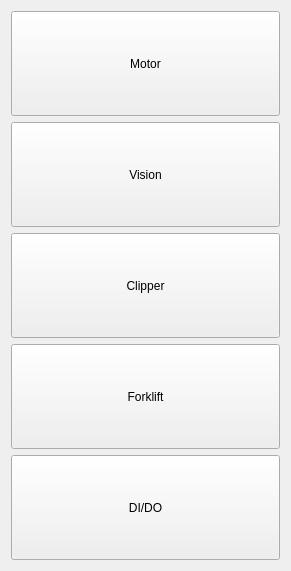
          <widget class="QWidget" name="ListOptionsWidget" native="true">
           <property name="geometry">
            <rect>
             <x>10</x>
             <y>100</y>
             <width>291</width>
             <height>571</height>
            </rect>
           </property>
           <property name="sizePolicy">
            <sizepolicy hsizetype="Preferred" vsizetype="Preferred">
             <horstretch>0</horstretch>
             <verstretch>0</verstretch>
            </sizepolicy>
           </property>
           <layout class="QVBoxLayout" name="verticalLayout_5">
            <item>
             <widget class="QPushButton" name="MotorOption">
              <property name="sizePolicy">
               <sizepolicy hsizetype="Minimum" vsizetype="Preferred">
                <horstretch>0</horstretch>
                <verstretch>0</verstretch>
               </sizepolicy>
              </property>
              <property name="styleSheet">
               <string notr="true"/>
              </property>
              <property name="text">
               <string>Motor</string>
              </property>
             </widget>
            </item>
            <item>
             <widget class="QPushButton" name="VisionOption">
              <property name="sizePolicy">
               <sizepolicy hsizetype="Minimum" vsizetype="Preferred">
                <horstretch>0</horstretch>
                <verstretch>0</verstretch>
               </sizepolicy>
              </property>
              <property name="styleSheet">
               <string notr="true"/>
              </property>
              <property name="text">
               <string>Vision</string>
              </property>
             </widget>
            </item>
            <item>
             <widget class="QPushButton" name="ClipperOption">
              <property name="sizePolicy">
               <sizepolicy hsizetype="Minimum" vsizetype="Preferred">
                <horstretch>0</horstretch>
                <verstretch>0</verstretch>
               </sizepolicy>
              </property>
              <property name="styleSheet">
               <string notr="true"/>
              </property>
              <property name="text">
               <string>Clipper</string>
              </property>
             </widget>
            </item>
            <item>
             <widget class="QPushButton" name="ForkliftOption">
              <property name="sizePolicy">
               <sizepolicy hsizetype="Minimum" vsizetype="Preferred">
                <horstretch>0</horstretch>
                <verstretch>0</verstretch>
               </sizepolicy>
              </property>
              <property name="styleSheet">
               <string notr="true"/>
              </property>
              <property name="text">
               <string>Forklift</string>
              </property>
             </widget>
            </item>
            <item>
             <widget class="QPushButton" name="DIDOOption">
              <property name="sizePolicy">
               <sizepolicy hsizetype="Minimum" vsizetype="Preferred">
                <horstretch>0</horstretch>
                <verstretch>0</verstretch>
               </sizepolicy>
              </property>
              <property name="styleSheet">
               <string notr="true"/>
              </property>
              <property name="text">
               <string>DI/DO</string>
              </property>
             </widget>
            </item>
           </layout>
          </widget>
